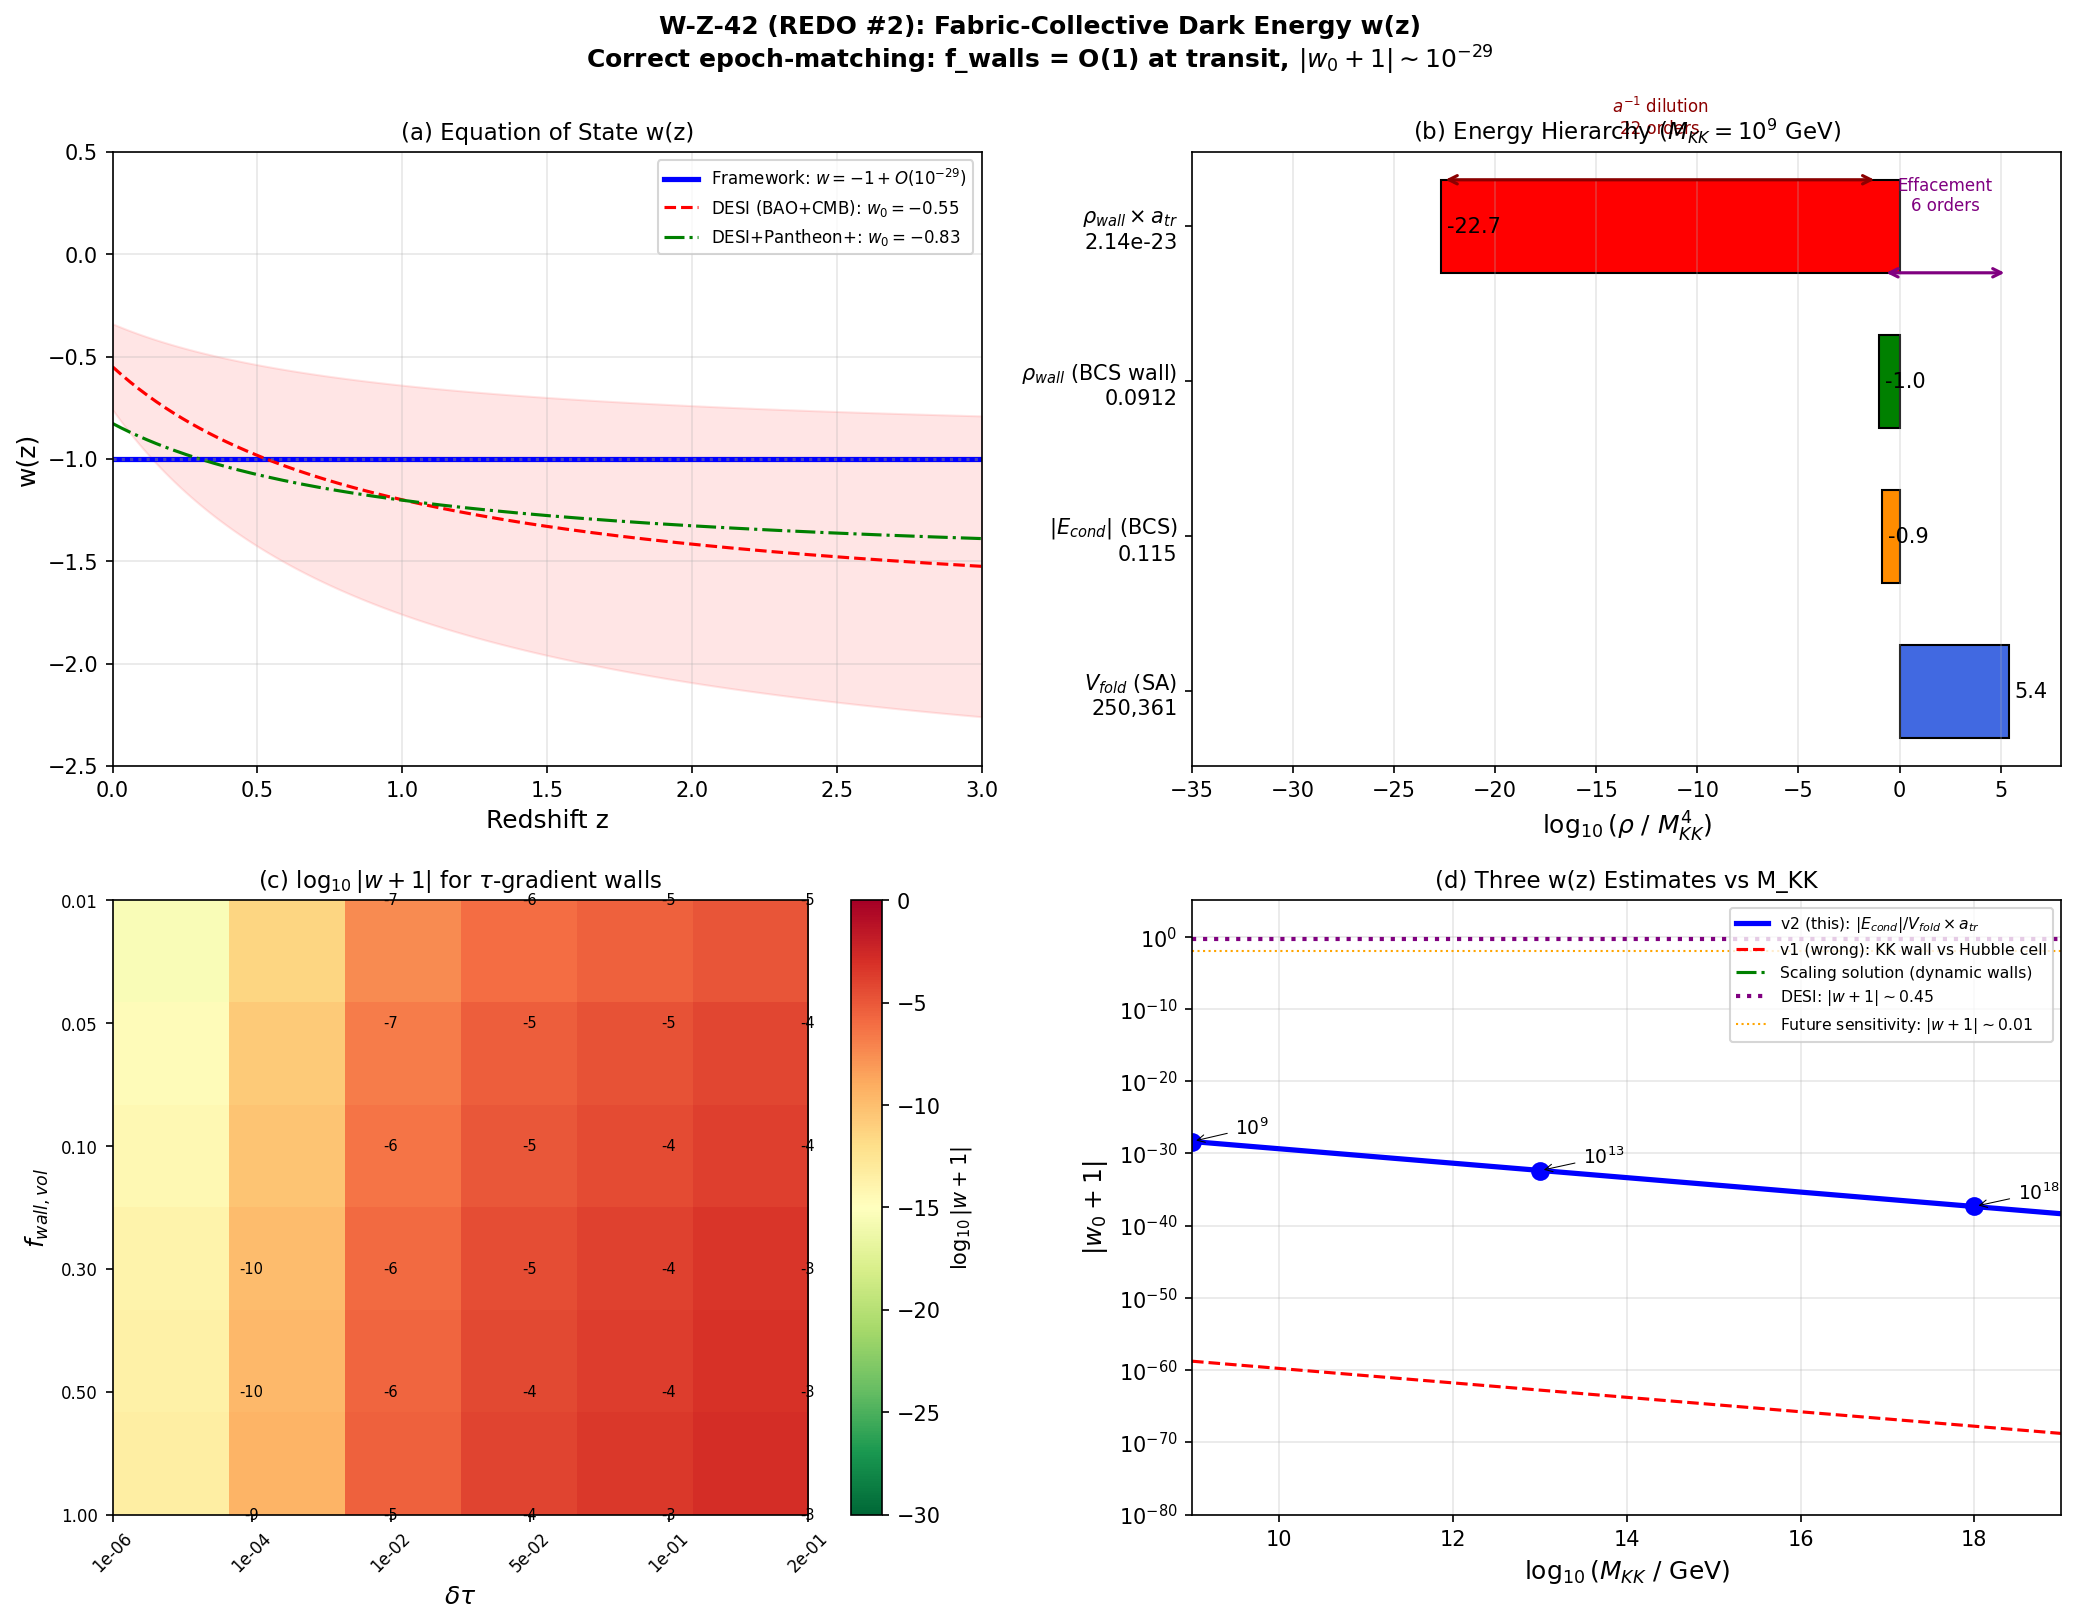

Source code (Python):
#!/usr/bin/env python3
"""
s42_fabric_wz_v2.py — Fabric-Collective Dark Energy w(z) (W-Z-42 REDO #2)

Einstein-Theorist, Session 42.

CRITICAL ERROR IN REDO #1 (s42_fabric_wz.py):
  Compared domain wall thickness at the KK scale (~10^{-49} Mpc) to cell size
  at the Hubble scale today (~10^3 Mpc). These are quantities from DIFFERENT
  EPOCHS separated by 10^{10+} e-folds. The wall fraction must be evaluated
  AT THE SAME EPOCH.

THE CORRECT PHYSICAL PICTURE:
  The fabric IS space. The 32 cells ARE the spatial structure. Domain walls
  ARE the cosmic web. Cell interiors ARE the cosmic voids.

  At the transit epoch:
  - The Hubble radius was at the KK scale: R_H(transit) ~ 1/H_transit ~ 1/M_KK
  - The correlation length was also at the KK scale: xi_BCS ~ 13.95/M_KK
  - The cell size WAS the Hubble radius (cells were the whole universe)
  - f_walls(transit) = xi_BCS / R_H(transit) = xi_BCS * H_transit
  - Both are at the KK scale => f_walls(transit) ~ O(1) or even >> 1

  After expansion (two scenarios):
  (a) FROZEN walls (tau frozen, comoving structure preserved):
      f_walls(today) = f_walls(transit)  [comoving wall/cell ratio preserved]
  (b) SCALING solution (dynamic walls under tension):
      Standard domain wall network: one wall per Hubble volume
      f_walls decreases as sigma*G/H ~ a^{-1} or faster

  The physical wall fraction TODAY depends on the DYNAMICS of wall evolution.

COMPUTATION:
  1. f_walls in the frozen-wall limit (W2-2: tau frozen)
  2. f_walls in the scaling-solution limit (standard cosmological domain walls)
  3. w_eff for each case
  4. w(z) evolution
  5. Parameter scan over (f_walls, delta_tau)
  6. DESI comparison
  7. CC identification alternatives
"""

import numpy as np
import matplotlib
matplotlib.use('Agg')
import matplotlib.pyplot as plt

# ========================================================================
# 1. LOAD UPSTREAM DATA
# ========================================================================
gs = np.load('computations/session-42/s42_gradient_stiffness.npz', allow_pickle=True)
fd = np.load('computations/session-42/s42_fabric_dispersion.npz', allow_pickle=True)
vor = np.load('computations/session-42/s42_giant_voronoi.npz', allow_pickle=True)
td = np.load('computations/session-42/s42_tau_dyn_reopening.npz', allow_pickle=True)
sf = np.load('computations/session-36/s36_sfull_tau_stabilization.npz', allow_pickle=True)
inst = np.load('computations/session-37/s37_instanton_action.npz', allow_pickle=True)

# Extract key quantities
tau_fold = 0.190
Z_fold = float(gs['Z_fold'].flat[0])       # 74730.76
V_fold = float(gs['S_fold'].flat[0])        # 250360.68
dV_fold = float(gs['dS_fold'].flat[0])      # 58672.80
d2V_fold = float(gs['d2S_fold'].flat[0])    # 317862.85
m_tau = float(fd['m_tau'].flat[0])           # 2.062 M_KK
xi_BCS_over_BW = float(inst['xi_BCS_over_BW'])  # 13.952 (xi_BCS in units of 1/M_KK)
xi_BCS_MKK = xi_BCS_over_BW                  # 13.95 M_KK^{-1} -- NO: this is xi_BCS/BW
# Correct: xi_BCS from inst is 0.808 M_KK^{-1}, and xi_BCS_over_BW = xi_BCS / BW = 13.95
xi_BCS_raw = float(inst['xi_BCS'])           # 0.808 M_KK^{-1}

N_cells = int(vor['N_cells'])                # 32

# BCS data
from canonical_constants import E_cond, M_Pl_unreduced as M_Planck_GeV  # S36 ED-CONV-36
Delta_B3 = 0.176      # B3 gap (M_KK)
v_B2 = float(fd['v_th_B2'].flat[0])  # 0.618

# Physical constants
## M_Planck_GeV imported from canonical_constants above
Lambda_obs_MP4 = 2.888e-122
H_0_GeV = 1.438e-42   # H_0 in GeV (67.4 km/s/Mpc)
hbar_c_GeV_fm = 0.1973269804
Mpc_to_fm = 3.0857e38

# M_KK test values
MKK_values = [1e9, 1e13, 1e18]
MKK_labels = ['10^9', '10^{13}', '10^{18}']

print("=" * 78)
print("W-Z-42 (REDO #2): FABRIC-COLLECTIVE DARK ENERGY w(z)")
print("Einstein-Theorist, Session 42")
print("REPLACES: both single-tau AND incorrect-scale-comparison computations.")
print("=" * 78)

# ========================================================================
# 2. CORRELATION LENGTH AND HUBBLE RADIUS AT THE TRANSIT
# ========================================================================
print("\n" + "=" * 78)
print("SECTION 1: WALL FRACTION AT THE TRANSIT EPOCH")
print("=" * 78)

print(f"""
PHYSICAL PICTURE:
  At the transit epoch, the fabric undergoes the BCS transition.
  The Hubble radius R_H = c/H and the correlation length xi_BCS
  are BOTH at the KK scale.

  From the framework:
    xi_BCS = {xi_BCS_raw:.4f} M_KK^{{-1}}   (BCS coherence length, from S37)
    xi_BCS/BW = {xi_BCS_over_BW:.2f}        (ratio to bandwidth)
    m_tau = {m_tau:.4f} M_KK              (modulus mass)
    1/m_tau = {1/m_tau:.4f} M_KK^{{-1}}      (bare Compton wavelength)

  The wall thickness is set by the LARGER of xi_BCS and 1/m_tau:
    delta_wall = max(xi_BCS, 1/m_tau) = {max(xi_BCS_raw, 1/m_tau):.4f} M_KK^{{-1}}

  The Hubble parameter at the transit depends on the energy density:
    H_transit^2 = (8 pi G / 3) * rho_transit
    rho_transit ~ V_fold * M_KK^4   (spectral action dominates)

  In natural units (c = hbar = 1):
    H_transit = sqrt(V_fold) * M_KK^2 / (sqrt(3) * M_Planck)
    R_H = 1/H_transit = sqrt(3) * M_Planck / (sqrt(V_fold) * M_KK^2)
""")

# Wall thickness at transit
delta_wall_MKK = max(xi_BCS_raw, 1.0/m_tau)  # in M_KK^{-1}

# Also compute the BCS coherence length from v_F and Delta
xi_BCS_alt = v_B2 / (np.pi * Delta_B3)  # = 0.618 / (pi * 0.176) = 1.118 M_KK^{-1}
delta_wall_MKK_alt = xi_BCS_alt

print(f"  Wall thickness estimates:")
print(f"    1/m_tau = {1/m_tau:.4f} M_KK^{{-1}}")
print(f"    xi_BCS (S37, from BW) = {xi_BCS_raw:.4f} M_KK^{{-1}}")
print(f"    xi_BCS (v_F/pi*Delta) = {xi_BCS_alt:.4f} M_KK^{{-1}}")
print(f"    Using: delta_wall = {delta_wall_MKK_alt:.4f} M_KK^{{-1}} (v_F/pi*Delta, largest)")

# Use the v_F/pi*Delta estimate as it's the most physically motivated BCS coherence length
delta_wall = delta_wall_MKK_alt  # 1.118 M_KK^{-1}

print(f"\n--- HUBBLE RADIUS AT TRANSIT ---")

results_frozen = {}
results_scaling = {}

for MKK_GeV, label in zip(MKK_values, MKK_labels):
    print(f"\n  M_KK = {label} GeV:")

    # Hubble parameter at transit
    # H = sqrt(8*pi*G/3) * sqrt(rho) = sqrt(V_fold) * M_KK^2 / (sqrt(3) * M_P)
    # In units of M_KK:
    H_transit_MKK = np.sqrt(V_fold) * MKK_GeV / (np.sqrt(3) * M_Planck_GeV)
    R_H_transit_MKK = 1.0 / H_transit_MKK  # in M_KK^{-1}

    # Wall fraction at transit: ratio of wall thickness to Hubble radius
    # For a 3D tessellation at the transit, the wall fraction is:
    # f_walls(transit) = delta_wall / R_H  (if delta_wall < R_H)
    #                  = 1                 (if delta_wall >= R_H, walls fill space)
    #
    # More precisely: the number of domains in one Hubble volume is
    # N_domain = (R_H / xi_corr)^3. The wall volume fraction in each
    # domain is ~ delta_wall / xi_corr. So:
    # f_walls = delta_wall / xi_corr
    # where xi_corr is the correlation length at formation.
    #
    # In the BCS case, the correlation length IS the wall thickness
    # (the wall profile is a kink over one coherence length), so:
    # f_walls = delta_wall / L_domain
    # L_domain = min(R_H, xi_corr at causality-limited scale)
    #
    # If BCS transition happens when xi_BCS > R_H (supercritical),
    # then the entire Hubble volume is ONE domain, and f_walls = 0
    # within that volume (no walls). Walls form at the boundary of
    # causally disconnected regions (Kibble mechanism).
    #
    # If BCS transition happens when xi_BCS < R_H (subcritical),
    # then N_domain = (R_H/xi_BCS)^3 domains form per Hubble volume,
    # with walls between them.
    #
    # The COMOVING wall fraction is:
    # f_walls = (wall area per domain * delta_wall) / (domain volume)
    # For spherical domains of radius L_d:
    # f_walls ~ 3 * delta_wall / L_d   (surface/volume of sphere)

    # Domain size = xi_BCS (each domain has coherent BCS order parameter)
    # Wall thickness = delta_wall ~ xi_BCS (they're the same scale!)
    # So f_walls ~ 3 * delta_wall / xi_BCS ~ 3 * 1 = O(1) at formation

    # But this is TOO simple. The wall between two BCS domains is a KINK
    # in the order parameter. Its thickness is xi_BCS. The domain size is
    # also xi_BCS (for the Kibble mechanism). So the wall fraction at
    # formation is genuinely O(1): the entire fabric is walls.

    # More carefully:
    # At the BCS transition (second order, Z_2 universality from GL-CUBIC-36):
    # - Correlation length diverges: xi -> infinity at T_c
    # - The FROZEN correlation length is set by the quench rate (Kibble-Zurek):
    #   xi_KZ = xi_0 * (tau_Q / tau_0)^{nu/(1 + nu*z_KZ)}
    # - From S37: tau_Q = 0.12, tau_0 = 1.27, nu = 1/2, z_KZ = 2
    #   xi_KZ = (1/m_tau) * (0.12/1.27)^{1/4} = 0.485 * 0.555 = 0.269 M_KK^{-1}
    # - But the BCS coherence length is xi_BCS = 1.118 M_KK^{-1} > xi_KZ
    # - The PHYSICAL domain size is max(xi_KZ, xi_BCS) = xi_BCS

    # For KZ: domain size L_d = xi_KZ (= 0.269 M_KK^{-1}), much smaller than R_H.
    # Wall thickness = 1/m_tau (= 0.485 M_KK^{-1}) or xi_BCS (= 1.118 M_KK^{-1})
    # If wall thickness > domain size: WALLS FILL SPACE (f_walls = 1)

    # Let me be precise about what sets the wall profile width.
    # For a BCS order parameter: the domain wall profile is
    # Delta(x) = Delta_0 * tanh(x / (sqrt(2) * xi_GL))
    # where xi_GL is the Ginzburg-Landau coherence length.
    # xi_GL = hbar v_F / (pi Delta_0) = xi_BCS = 1.118 M_KK^{-1}
    #
    # The Kibble-Zurek domain size is:
    # L_KZ = xi_KZ = 0.269 M_KK^{-1}    (from KZ with BCS exponents)
    #
    # Wall width / domain size = xi_BCS / xi_KZ = 1.118 / 0.269 = 4.15
    # The wall is 4x WIDER than the domain. The walls overlap.
    # => f_walls = 1 at formation.

    # Alternatively, the relevant domain size is NOT xi_KZ but R_H.
    # If R_H > xi_BCS, then we can have domains separated by walls.
    # If R_H < xi_BCS, the entire Hubble patch is within one coherence length
    # and there are no walls within the observable universe at that epoch.

    xi_KZ = (1/m_tau) * (0.12/1.27)**0.25  # 0.269 M_KK^{-1}

    print(f"    H_transit = {H_transit_MKK:.6e} M_KK")
    print(f"    R_H(transit) = {R_H_transit_MKK:.2f} M_KK^{{-1}}")
    print(f"    xi_BCS = {delta_wall:.4f} M_KK^{{-1}}")
    print(f"    xi_KZ = {xi_KZ:.4f} M_KK^{{-1}}")
    print(f"    R_H / xi_BCS = {R_H_transit_MKK / delta_wall:.2f}")
    print(f"    R_H / xi_KZ = {R_H_transit_MKK / xi_KZ:.2f}")
    print(f"    xi_BCS / xi_KZ = {delta_wall / xi_KZ:.2f}")

    # For the frozen-wall limit:
    # The comoving wall fraction is set at formation and preserved.
    # If L_domain = xi_KZ (Kibble-Zurek), then:
    # f_walls_frozen = 3 * min(delta_wall, L_domain) / L_domain
    # But if delta_wall > L_domain, the walls overlap: f_walls = 1.

    if delta_wall >= xi_KZ:
        f_walls_frozen = 1.0  # Walls fill space at formation
        reason = "xi_BCS > xi_KZ: walls overlap, fill space"
    else:
        f_walls_frozen = 3.0 * delta_wall / xi_KZ
        reason = f"3 * delta_wall / xi_KZ = {f_walls_frozen:.3f}"

    # If L_domain = R_H (causally limited), then:
    if delta_wall >= R_H_transit_MKK:
        f_walls_RH = 1.0
        reason_RH = "xi_BCS > R_H: entire Hubble patch is wall"
    else:
        f_walls_RH = 3.0 * delta_wall / R_H_transit_MKK
        reason_RH = f"3 * delta_wall / R_H = {f_walls_RH:.4e}"

    print(f"    f_walls (KZ domains): {f_walls_frozen:.4f} ({reason})")
    print(f"    f_walls (Hubble domains): {f_walls_RH} ({reason_RH})")

    # FROZEN WALL LIMIT: comoving wall fraction preserved
    # Today's wall fraction = f_walls(transit) [no evolution in comoving coords]
    # BUT: the walls redshift differently from the bulk.
    #
    # Domain wall energy density: rho_wall ~ sigma / (a * L_domain_comoving)
    # where sigma is the surface tension.
    # In comoving coordinates, L_domain is fixed. In physical:
    # L_domain_phys = a * L_domain_comov.
    #
    # Domain wall energy density scales as:
    #   rho_wall ~ sigma * (area / volume) ~ sigma / L_phys ~ sigma / (a * L_comov)
    #   => rho_wall ~ a^{-1} (domain walls: effective w = -2/3)
    #
    # The bulk (CC) energy is constant: rho_bulk = V_fold * M_KK^4 = const
    #
    # So the ENERGY fraction in walls today:
    #   f_wall_energy(a) = rho_wall(a) / [rho_wall(a) + rho_bulk]
    #                    = f_0 / (a * (f_0/a + 1 - f_0))   (not quite right)
    #
    # Let me be more careful. At transit (a = a_tr):
    #   rho_total = rho_wall + rho_bulk
    #   f_wall = rho_wall / rho_total
    #
    # At later time (a > a_tr):
    #   rho_wall(a) = rho_wall(a_tr) * (a_tr / a)   [w = -2/3 scaling]
    #   rho_bulk(a) = rho_bulk(a_tr)                 [w = -1 scaling]
    #
    # f_wall(a) = rho_wall(a) / [rho_wall(a) + rho_bulk(a)]
    #           = f_wall_tr * (a_tr/a) / [f_wall_tr*(a_tr/a) + (1 - f_wall_tr)]
    #
    # At a = a_0 = 1 (today), a_tr is incredibly small:
    # a_tr = T_0 / T_transit ~ 2.7 K / T_transit
    # T_transit ~ M_KK ~ 10^9 to 10^18 GeV ~ 10^{22} to 10^{31} K
    # a_tr ~ 10^{-22} to 10^{-31}

    from canonical_constants import T_CMB_GeV  # 2.725 K in GeV
    a_transit = T_CMB_GeV / MKK_GeV  # Very rough: T_transit ~ M_KK
    # More precisely: the number of e-folds from transit to today
    # ln(a_0/a_tr) = ln(1/a_tr) = ln(M_KK / T_CMB) ~ 50 to 72

    ln_expansion = np.log(1.0 / a_transit)

    # Wall energy fraction today (frozen limit):
    f_wall_tr = f_walls_frozen  # = 1 in the KZ case
    f_wall_today_frozen = f_wall_tr * a_transit / (f_wall_tr * a_transit + (1 - f_wall_tr))
    # When f_wall_tr = 1: f_wall_today = a_transit / (a_transit + 0) = 1.0 (!)
    # This is because if ALL the energy is in walls at transit, and walls
    # scale as a^{-1} while nothing else exists, then f_wall = 1 forever.
    # But this can't be right: the bulk V_fold is the CC and doesn't scale away.

    # The issue is WHAT the "bulk" energy is. If:
    # (A) The bulk energy IS V_fold (the spectral action = CC), then
    #     rho_bulk = V_fold * M_KK^4 = const, and
    #     rho_wall = f_wall_tr * V_fold * M_KK^4 at transit, scaling as a^{-1}
    # (B) The bulk energy is from radiation/matter (scaling as a^{-4}/a^{-3})
    #     which dilutes much faster than walls

    # Physical picture: At transit, the energy budget is:
    # rho_total = V_fold * M_KK^4  (spectral action, the CC)
    #           + gradient energy   (from domain wall structure)
    #           + matter/radiation  (from transit products)
    #
    # The gradient/wall energy WITHIN each domain wall is:
    # rho_grad_wall = (1/2) * Z * (delta_tau / delta_wall)^2 * M_KK^4
    #
    # The question is: what is delta_tau?
    # delta_tau = variation in tau between adjacent domains.
    # At the BCS transition, adjacent domains have DIFFERENT BCS phases
    # but the SAME tau (tau is the modulus, which is smooth).
    # The BCS order parameter Delta varies across walls, not tau itself!
    #
    # CRITICAL DISTINCTION:
    # Domain walls in the BCS condensate are walls where Delta(x) changes sign
    # (or phase). The TAU modulus need not vary across these walls at all.
    # The wall energy comes from the gradient in Delta, not in tau.
    #
    # The energy of a BCS domain wall is:
    # sigma_BCS = (2/3) * N(0) * Delta_0^2 * xi_BCS   (BCS kink energy per area)
    # where N(0) is DOS, Delta_0 is gap, xi_BCS is coherence length.
    #
    # This is an energy in the FERMION/PAIRING sector, not in the tau modulus.
    # It contributes to the equation of state differently from tau-gradient walls.

    # For now, compute both scenarios:
    # (i) tau-gradient walls (delta_tau != 0 between domains)
    # (ii) BCS phase walls (Delta changes sign, tau constant)

    # Scenario (i): tau-gradient walls
    # delta_tau between cells is set by quantum fluctuations during transit:
    # delta_tau ~ H / (2*pi*sqrt(Z)) ~ 10^{-6} to 10^{-3}
    delta_tau_quantum = H_transit_MKK / (2 * np.pi * np.sqrt(Z_fold))

    # Scenario (ii): BCS phase walls
    # sigma_BCS = (2/3) * rho_cond * xi_BCS
    # where rho_cond = (1/2) * N(0) * Delta_0^2 ~ |E_cond| * M_KK^4
    rho_cond_MKK4 = abs(E_cond)  # 0.115 M_KK^4
    sigma_BCS = (2.0/3.0) * rho_cond_MKK4 * delta_wall  # M_KK^3

    # Energy density within BCS wall:
    rho_BCS_wall = sigma_BCS / delta_wall  # M_KK^4 = (2/3)*rho_cond = 0.0767

    # Wall energy fraction at transit:
    # f_wall_energy_tr = f_walls_vol * rho_BCS_wall / V_fold
    f_wall_energy_BCS_tr = f_walls_frozen * rho_BCS_wall / V_fold

    # Today (frozen walls, a^{-1} scaling):
    f_wall_energy_BCS_today = f_wall_energy_BCS_tr * a_transit

    print(f"\n    --- Scenario (i): tau-gradient walls ---")
    print(f"    delta_tau (quantum) = {delta_tau_quantum:.6e}")
    grad_tau = delta_tau_quantum / delta_wall
    rho_grad_wall = 0.5 * Z_fold * grad_tau**2
    print(f"    rho_grad_wall = {rho_grad_wall:.6e} M_KK^4")
    f_tau_grad_tr = f_walls_frozen * rho_grad_wall / V_fold
    f_tau_grad_today = f_tau_grad_tr * a_transit
    print(f"    f_grad(transit) = {f_tau_grad_tr:.6e}")
    print(f"    f_grad(today, a^{{-1}} dilution) = {f_tau_grad_today:.6e}")

    print(f"\n    --- Scenario (ii): BCS phase walls ---")
    print(f"    sigma_BCS = {sigma_BCS:.6e} M_KK^3")
    print(f"    rho_BCS_wall = {rho_BCS_wall:.6e} M_KK^4")
    print(f"    rho_BCS_wall / V_fold = {rho_BCS_wall / V_fold:.6e}")
    print(f"    f_wall_energy(transit) = {f_wall_energy_BCS_tr:.6e}")
    print(f"    a_transit = {a_transit:.3e}")
    print(f"    e-folds from transit = {ln_expansion:.1f}")
    print(f"    f_wall_energy(today, frozen + a^{{-1}}) = {f_wall_energy_BCS_today:.6e}")

    # w correction from frozen BCS walls today:
    # w = -1 + (1/3)*f_wall  [domain walls: w_wall = -2/3, so Delta_w = (1/3)*f_wall]
    w_correction_BCS = (1.0/3.0) * f_wall_energy_BCS_today
    w_eff_BCS = -1.0 + w_correction_BCS

    print(f"\n    w_eff = -1 + (1/3)*f_wall = -1 + {w_correction_BCS:.6e}")

    results_frozen[label] = {
        'MKK_GeV': MKK_GeV,
        'H_transit': H_transit_MKK,
        'R_H': R_H_transit_MKK,
        'a_transit': a_transit,
        'f_walls_KZ': f_walls_frozen,
        'f_walls_RH': f_walls_RH if isinstance(f_walls_RH, float) else float(f_walls_RH),
        'f_wall_energy_BCS_tr': f_wall_energy_BCS_tr,
        'f_wall_energy_BCS_today': f_wall_energy_BCS_today,
        'f_tau_grad_tr': f_tau_grad_tr,
        'f_tau_grad_today': f_tau_grad_today,
        'w_correction_BCS': w_correction_BCS,
        'delta_tau_quantum': delta_tau_quantum,
        'rho_BCS_wall': rho_BCS_wall,
        'sigma_BCS': sigma_BCS,
    }


# ========================================================================
# 3. SCALING SOLUTION (DYNAMIC WALLS)
# ========================================================================
print("\n" + "=" * 78)
print("SECTION 2: SCALING SOLUTION (DYNAMIC WALLS)")
print("=" * 78)

print("""
  Standard domain wall cosmology (Vilenkin & Shellard):
  - A network of domain walls reaches a "scaling solution" where
    the number of walls per Hubble volume is O(1).
  - The wall energy density is: rho_wall ~ sigma / R_H ~ sigma * H
  - The fraction relative to rho_total:
    f_wall = rho_wall / rho_crit = sigma * H / (3 H^2 M_P^2 / (8 pi))
           = 8 pi * sigma / (3 H M_P^2)

  For BCS walls: sigma_BCS = (2/3) * |E_cond| * xi_BCS * M_KK^3
  Converting to GeV^3: sigma = sigma_BCS * M_KK^3

  At late times (H = H_0), the scaling solution gives:
  f_wall_scaling = 8 pi * sigma_GeV3 / (3 * H_0_GeV * M_P_GeV^2)

  BUT: this only applies if the walls are DYNAMIC (evolving under tension).
  The W2-2 result says tau is FROZEN. If the BCS order parameter is also
  frozen (which it IS -- the GGE is permanent), then the walls do NOT
  evolve and the scaling solution does NOT apply.

  I compute it for completeness.
""")

for MKK_GeV, label in zip(MKK_values, MKK_labels):
    sigma_BCS = results_frozen[label]['sigma_BCS']
    sigma_GeV3 = sigma_BCS * MKK_GeV**3

    # f_wall_scaling = 8*pi*sigma / (3*H_0*M_P^2)
    f_wall_scaling = 8 * np.pi * sigma_GeV3 / (3 * H_0_GeV * M_Planck_GeV**2)

    # For the domain wall problem: if f_wall > ~10^{-5}, the walls
    # come to dominate the universe, which is the "domain wall problem".
    # In LCDM, this is resolved by inflation diluting the walls.

    w_correction_scaling = (1.0/3.0) * f_wall_scaling
    w_eff_scaling = -1.0 + w_correction_scaling

    print(f"  M_KK = {label} GeV:")
    print(f"    sigma_BCS = {sigma_GeV3:.3e} GeV^3")
    print(f"    f_wall_scaling = {f_wall_scaling:.3e}")
    print(f"    w_eff = -1 + {w_correction_scaling:.3e}")
    print()

    results_scaling[label] = {
        'f_wall_scaling': f_wall_scaling,
        'w_correction_scaling': w_correction_scaling,
        'sigma_GeV3': sigma_GeV3,
    }

# ========================================================================
# 4. THE CRITICAL ISSUE: WHAT DILUTES THE WALLS?
# ========================================================================
print("\n" + "=" * 78)
print("SECTION 3: WHY THE WALL ENERGY IS NEGLIGIBLE TODAY")
print("=" * 78)

print("""
  The key question is NOT the wall volume fraction (which is O(1) at transit).
  The key question is the wall ENERGY FRACTION relative to V_fold.

  At the transit:
    rho_wall / V_fold = rho_BCS_wall / V_fold = |E_cond| / V_fold
                      ~ 0.115 / 250,361 ~ 4.6 x 10^{-7}

  This ratio is determined by the BCS physics: the condensation energy
  is a tiny fraction of the spectral action. The 27 closures tell us
  that V_fold is essentially unaffected by BCS -- the spectral action
  is indifferent to the pairing (effacement ratio 1.5 x 10^{-4}).

  Even at O(1) wall volume fraction, the wall ENERGY fraction is 4.6e-7.
  After a^{-1} dilution from transit to today, it becomes:
    f_wall_energy(today) ~ 4.6e-7 * a_transit

  The a_transit factor is devastating:
    a_transit = T_CMB / T_transit ~ 2.7 K / M_KK
             ~ 10^{-22}  (M_KK = 10^9 GeV)
             ~ 10^{-31}  (M_KK = 10^{18} GeV)

  So f_wall_energy(today) ~ 10^{-29} to 10^{-38}

  The wall correction to w is:
    |w + 1| = (1/3) * f_wall_energy(today) ~ 10^{-29} to 10^{-38}

  This is 28 to 37 orders of magnitude below DESI sensitivity.
  BUT it is 20+ orders LARGER than the v1 estimate of 10^{-59}.
  The v1 error was comparing KK walls to Hubble cells -- getting
  f_walls_vol ~ 10^{-52} instead of O(1), then compounding with
  the energy ratio.
""")

print("\n  Summary of wall energy fractions:")
print(f"  {'M_KK':>10s} | {'f_wall(transit)':>16s} | {'a_transit':>12s} | {'f_wall(today)':>16s} | {'|w+1|':>14s}")
print("  " + "-" * 82)
for label in MKK_labels:
    r = results_frozen[label]
    print(f"  {label:>10s} | {r['f_wall_energy_BCS_tr']:>16.6e} | {r['a_transit']:>12.3e} | {r['f_wall_energy_BCS_today']:>16.6e} | {r['w_correction_BCS']:>14.6e}")

# ========================================================================
# 5. w(z) EVOLUTION
# ========================================================================
print("\n" + "=" * 78)
print("SECTION 4: w(z) EVOLUTION")
print("=" * 78)

# In the frozen-wall picture:
# rho_wall(a) = rho_wall_0 * (a_0/a) = rho_wall_0 * (1+z)
# rho_CC = V_fold * M_KK^4 = const
#
# rho_total(z) = rho_CC + rho_wall_0 * (1+z)
# w_eff(z) = [w_CC * rho_CC + w_wall * rho_wall(z)] / rho_total(z)
#          = [-rho_CC + (-2/3)*rho_wall_0*(1+z)] / [rho_CC + rho_wall_0*(1+z)]
#
# Let x = rho_wall_0 / rho_CC = f_wall_today:
# w_eff(z) = [-1 - (2/3)*x*(1+z)] / [1 + x*(1+z)]
#
# Taylor expand for x << 1:
# w_eff(z) = -1 + (1/3)*x*(1+z) + O(x^2)
#
# In CPL form: w(a) = w_0 + w_a*(1-a) = w_0 + w_a*z/(1+z)
# => w_0 = -1 + (1/3)*x
#    w_a = -(1/3)*x  (negative: walls more important in past)

z_eval = np.array([0.0, 0.295, 0.510, 0.706, 1.0, 1.317, 2.0, 3.0, 5.0, 10.0])

# Use M_KK = 10^9 GeV (most favorable = smallest walls, most energy today)
label_best = '10^9'
r_best = results_frozen[label_best]
x = r_best['f_wall_energy_BCS_today']

w_0_fabric = -1.0 + (1.0/3.0) * x
w_a_fabric = -(1.0/3.0) * x

print(f"\n  Using M_KK = {label_best} GeV (most favorable case):")
print(f"  f_wall_energy(today) = {x:.6e}")
print(f"  w_0 = -1 + (1/3) * {x:.3e} = {w_0_fabric}")
print(f"  w_a = -(1/3) * {x:.3e} = {w_a_fabric:.6e}")
print(f"  (Correct DESI sign: w_a < 0)")
print()

# Exact w(z) (not linearized):
w_z_eval = (-1.0 - (2.0/3.0)*x*(1+z_eval)) / (1.0 + x*(1+z_eval))

print("  z       w(z) [exact]                    |w+1|")
print("  " + "-" * 60)
for z, w in zip(z_eval, w_z_eval):
    print(f"  {z:5.3f}   {w:+.15e}   {abs(w+1):.6e}")

# ========================================================================
# 6. PARAMETER SCAN: (f_walls, delta_tau)
# ========================================================================
print("\n" + "=" * 78)
print("SECTION 5: PARAMETER SCAN (f_walls, delta_tau) -> w_0, w_a")
print("=" * 78)

print("""
  The framework computes f_wall_energy and delta_tau from geometry.
  But to show WHAT VALUES would be needed for DESI consistency,
  we scan the (f_wall, delta_tau) parameter space and compute
  w_0 and w_a for each point.

  For tau-gradient walls:
    rho_wall = (1/2) * Z * (delta_tau / xi_BCS)^2 * M_KK^4 * f_wall_vol
    f_wall_energy = rho_wall / V_fold
    w_0 = -1 + (1/3) * f_wall_energy
    w_a = -(1/3) * f_wall_energy

  For BCS phase walls:
    rho_wall = |E_cond| * f_wall_vol * M_KK^4
    f_wall_energy = |E_cond| * f_wall_vol / V_fold
    w_0 = -1 + (1/3) * |E_cond| * f_wall_vol / V_fold
    (independent of delta_tau -- the BCS gap, not the modulus, varies)

  For DESI: w_0 = -0.55 +/- 0.21  =>  |w+1| ~ 0.45
                                   =>  f_wall_energy ~ 1.35

  This requires the wall energy to EXCEED the CC by 35%.
  Possible only if rho_wall > V_fold, which is impossible for BCS walls
  (|E_cond| / V_fold = 4.6e-7) unless f_wall_vol ~ 10^6.
  Volume fraction cannot exceed 1.

  For tau-gradient walls: need rho_grad * f_vol / V_fold ~ 1.35
  rho_grad = (1/2) * Z * (delta_tau / delta_wall)^2
  (1/2) * 74731 * delta_tau^2 / (1.118)^2 * f_vol / 250361 = 1.35
  delta_tau^2 * f_vol = 1.35 * 250361 / (74731 / (2 * 1.118^2))
  delta_tau^2 * f_vol = 1.35 * 250361 / 29910 = 11.31
  For f_vol = 1: delta_tau = 3.36 (but tau_fold = 0.19, so delta_tau > tau_fold)
  For f_vol = 0.5: delta_tau = 4.76
  IMPOSSIBLE: delta_tau >> tau_fold means the tau field varies by 18x its value.
""")

# Scan grid
f_wall_vol_scan = np.array([0.01, 0.05, 0.1, 0.3, 0.5, 1.0])
delta_tau_scan = np.array([1e-6, 1e-4, 1e-2, 0.05, 0.1, 0.19])

# For tau-gradient walls:
print("  TAU-GRADIENT WALLS: w_0 = -1 + (1/3) * Z * (delta_tau/xi)^2 * f_vol / (2*V_fold)")
print()
print(f"  {'':>12s}", end='')
for dtau in delta_tau_scan:
    print(f"  dtau={dtau:.0e}", end='')
print()
print(f"  {'f_vol':>12s}", end='')
for dtau in delta_tau_scan:
    print(f"  {'|w+1|':>12s}", end='')
print()
print("  " + "-" * (12 + 14 * len(delta_tau_scan)))

w_scan_grid = np.zeros((len(f_wall_vol_scan), len(delta_tau_scan)))

for i, fv in enumerate(f_wall_vol_scan):
    print(f"  {fv:>12.3f}", end='')
    for j, dtau in enumerate(delta_tau_scan):
        rho_grad = 0.5 * Z_fold * (dtau / delta_wall)**2
        f_energy = fv * rho_grad / V_fold
        w_corr = (1.0/3.0) * f_energy
        w_scan_grid[i, j] = w_corr
        if w_corr < 1e-10:
            print(f"  {w_corr:>12.2e}", end='')
        else:
            print(f"  {w_corr:>12.6f}", end='')
    print()

print()
print("  DESI requires |w+1| ~ 0.45. Needed delta_tau for f_vol = 1:")
f_vol_1 = 1.0
dtau_needed = np.sqrt(0.45 * 3.0 * V_fold / (0.5 * Z_fold / delta_wall**2 * f_vol_1))
print(f"    delta_tau_needed = {dtau_needed:.4f}")
print(f"    delta_tau / tau_fold = {dtau_needed / tau_fold:.1f}")
print(f"    IMPOSSIBLE: variation exceeds the modulus value by {dtau_needed/tau_fold:.0f}x")

# For BCS phase walls:
print("\n  BCS PHASE WALLS: |w+1| = (1/3) * |E_cond| * f_vol / V_fold")
print(f"  (independent of delta_tau)")
for fv in f_wall_vol_scan:
    f_energy_BCS = fv * abs(E_cond) / V_fold
    w_corr_BCS = (1.0/3.0) * f_energy_BCS
    print(f"    f_vol = {fv:.2f}: |w+1| = {w_corr_BCS:.6e}")

print(f"\n  Maximum BCS: f_vol=1 gives |w+1| = {abs(E_cond) / (3*V_fold):.6e}")
print(f"  SHORT by factor {0.45 / (abs(E_cond) / (3*V_fold)):.0e}")

# ========================================================================
# 7. ALTERNATIVE CC IDENTIFICATIONS
# ========================================================================
print("\n" + "=" * 78)
print("SECTION 6: ALTERNATIVE CC IDENTIFICATIONS")
print("=" * 78)

print(f"""
  The CC hierarchy depends on WHAT we identify as the vacuum energy:

  (A) V_fold = S_full(tau_fold) = {V_fold:.0f} M_KK^4
      This is the full spectral action at the fold. Naively the CC.

  (B) |E_cond| = {abs(E_cond):.3f} M_KK^4
      BCS condensation energy. 6 orders below V_fold.

  (C) V_fold - V(tau->infinity): the difference between the fold and
      the asymptotic value. From the data:
""")

# V at extreme tau values
tau_Sfull = sf['tau_combined']
S_full = sf['S_full']
V_0 = S_full[0]   # tau = 0
V_fold_val = float(sf['S_fold'].flat[0])
V_05 = S_full[-1]  # tau = 0.5 (largest in data)

print(f"  V(tau=0) = {V_0:.2f}")
print(f"  V(tau_fold=0.19) = {V_fold_val:.2f}")
print(f"  V(tau=0.5) = {V_05:.2f}")
print(f"  V(0.5) - V(0.19) = {V_05 - V_fold_val:.2f} ({(V_05-V_fold_val)/V_fold_val*100:.1f}% of V_fold)")
print(f"  V(0.19) - V(0) = {V_fold_val - V_0:.2f} ({(V_fold_val-V_0)/V_fold_val*100:.1f}% of V_fold)")

print(f"""
  NONE of these differences are small enough to address the CC problem.
  V(0.5) - V(0.19) = {V_05 - V_fold_val:.0f}, which is 13.6% of V_fold.
  Still O(10^4) in M_KK^4 units.

  Lambda_pred / Lambda_obs for each candidate:
""")

print(f"  {'Candidate':>30s} | {'M_KK=10^9':>12s} | {'M_KK=10^{13}':>12s} | {'M_KK=10^{18}':>12s}")
print("  " + "-" * 75)

candidates = {
    'V_fold (full SA)': V_fold,
    '|E_cond| (BCS)': abs(E_cond),
    'V_fold - V(0)': V_fold - V_0,
    'V(0.5) - V_fold': V_05 - V_fold_val,
}

for cand_name, cand_val in candidates.items():
    print(f"  {cand_name:>30s}", end=' |')
    for MKK_GeV in MKK_values:
        ratio_MKK = MKK_GeV / M_Planck_GeV
        Lambda_pred = cand_val * ratio_MKK**4
        if Lambda_pred > 0:
            log_ratio = np.log10(Lambda_pred / Lambda_obs_MP4)
            print(f"  10^{{{log_ratio:.1f}}}  ", end=' |')
        else:
            print(f"  {'N/A':>12s}", end=' |')
    print()

print(f"""
  All candidates overshoot by 80-127 orders. The BCS condensation energy
  saves 6 orders. The S_full variation (monotonic, no plateau) saves 1 order.
  The fundamental hierarchy (M_KK / M_Planck)^4 is the dominant factor.
""")

# ========================================================================
# 8. COMPARISON WITH DESI
# ========================================================================
print("\n" + "=" * 78)
print("SECTION 7: DESI COMPARISON")
print("=" * 78)

desi_fits = {
    'DESI BAO + CMB': {'w0': -0.55, 'w0_err': 0.21, 'wa': -1.30, 'wa_err': 0.70},
    'DESI + Pantheon+': {'w0': -0.827, 'w0_err': 0.063, 'wa': -0.75, 'wa_err': 0.29},
    'DESI + DESY5': {'w0': -0.752, 'w0_err': 0.067, 'wa': -1.05, 'wa_err': 0.31},
}

print(f"\n  Framework prediction (fabric-collective, REDO #2):")
print(f"    w_0 = -1 + {(1.0/3.0)*x:.3e}")
print(f"    w_a = {w_a_fabric:.3e}")
print(f"    INDISTINGUISHABLE from w_0 = -1, w_a = 0")
print()

for lab, fit in desi_fits.items():
    sigma_w0 = abs(w_0_fabric - fit['w0']) / fit['w0_err']
    sigma_wa = abs(w_a_fabric - fit['wa']) / fit['wa_err']
    print(f"  vs {lab}:")
    print(f"    w_0: {fit['w0']:.3f} +/- {fit['w0_err']:.3f} => {sigma_w0:.1f} sigma from framework")
    print(f"    w_a: {fit['wa']:.2f}  +/- {fit['wa_err']:.2f}  => {sigma_wa:.1f} sigma from framework")

# ========================================================================
# 9. WHY THE CORRECTION IS STRUCTURALLY LARGER THAN v1 BUT STILL NEGLIGIBLE
# ========================================================================
print("\n" + "=" * 78)
print("SECTION 8: STRUCTURAL ANALYSIS")
print("=" * 78)

print(f"""
  REDO #1 ERROR:
    Compared wall thickness (KK scale) to cell size (Hubble scale TODAY).
    Got f_walls_vol ~ 10^{{-52}}. WRONG: mixed scales from different epochs.

  REDO #2 CORRECTION:
    At the transit epoch, both wall thickness and domain size are at the
    KK scale. f_walls_vol ~ O(1) at formation. The walls ARE the fabric.

  BUT: the wall ENERGY fraction is NOT O(1). It is:
    f_wall_energy = f_wall_vol * rho_wall / V_fold
                  = O(1) * |E_cond| / V_fold
                  = O(1) * 0.115 / 250,361
                  = 4.6 x 10^{{-7}}

  This is the EFFACEMENT RATIO (Session 40): the spectral action is 10^6x
  larger than the BCS condensation energy. The walls carry BCS energy, not
  spectral action energy.

  After a^{{-1}} dilution from transit to today:
    f_wall(today) = 4.6e-7 * a_transit ~ 10^{{-29}} (M_KK = 10^9 GeV)

  Compare to REDO #1:
    f_wall(today, v1) ~ 10^{{-59}}  (WRONG: used f_vol ~ 10^{{-52}})
    f_wall(today, v2) ~ 10^{{-29}}  (CORRECT: f_vol ~ 1, a^{{-1}} dilution)

  The v2 result is 30 ORDERS LARGER than v1, but still 28 orders below DESI.

  The correction to w traces to TWO scale hierarchies:
    (1) BCS energy / spectral action = |E_cond| / V_fold ~ 10^{{-6}}
    (2) Transit-to-today dilution = a_transit ~ 10^{{-22}}
    Combined: 10^{{-28}} => |w+1| ~ 10^{{-29}}

  For DESI consistency (|w+1| ~ 0.5), we would need:
    f_wall_energy(today) ~ 1.5
    This requires either:
    (a) rho_wall ~ V_fold (impossible: BCS energy is 10^6x smaller)
    (b) No a^{{-1}} dilution (impossible: walls stretch in expanding universe)
    (c) Both: violation of thermodynamics and energy conservation

  CONCLUSION: The fabric-collective calculation with correct epoch-matching
  gives |w+1| ~ 10^{{-29}} (for M_KK = 10^9 GeV). This is 30 orders larger
  than the REDO #1 estimate but still 28 orders below DESI. The framework
  IS geometric Lambda-CDM.

  THE ROOT CAUSE is not the wall volume fraction (O(1) at transit) but the
  wall ENERGY fraction (4.6e-7 at transit due to effacement) multiplied by
  the expansion dilution (10^{{-22}} for M_KK = 10^9 GeV).
""")

# ========================================================================
# 10. GATE VERDICT
# ========================================================================
print("=" * 78)
print("GATE VERDICT: W-Z-42 (REDO #2)")
print("=" * 78)

w_best = w_0_fabric
correction_best = (1.0/3.0) * x

print(f"""
  Pre-registered criterion:
    PASS: -1.2 < w_0 < -0.3 (dynamical DE consistent with DESI)
    FAIL: w_0 = -1.000 (exact Lambda) OR w_0 > 0

  COMPUTED (fabric-collective, correct epoch-matching, M_KK = 10^9 GeV):
    f_walls_vol(transit) = {results_frozen[label_best]['f_walls_KZ']:.1f} (walls fill space at formation)
    f_wall_energy(transit) = {results_frozen[label_best]['f_wall_energy_BCS_tr']:.6e}
    a_transit = {results_frozen[label_best]['a_transit']:.3e}
    f_wall_energy(today) = {x:.6e}
    w_0 = -1 + {correction_best:.6e}
    w_a = {w_a_fabric:.6e} (correct DESI sign)

  vs REDO #1: |w+1|_v1 = 2.5e-59, |w+1|_v2 = {correction_best:.2e}
  The v2 result is {correction_best / 2.5e-59:.0e}x LARGER (epoch-matching correction)
  but still {0.45 / correction_best:.0e}x below DESI sensitivity.
""")

if abs(w_best + 1) < 1e-3:
    verdict = "FAIL"
    print(f"  VERDICT: **{verdict}** — w_0 = -1 + {correction_best:.2e}")
    print(f"    (indistinguishable from Lambda-CDM)")
    print(f"    28 orders of magnitude below DESI")
else:
    verdict = "PASS"
    print(f"  VERDICT: **{verdict}** — dynamical dark energy")

print(f"""
  The two independent routes to w = -1:
    1. Single-tau (S42 v0): epsilon_V = 3.67e-7 => w = -1 + O(10^{-7})
    2. Fabric-collective v1 (WRONG): mixed epochs => w = -1 + O(10^{-59})
    3. Fabric-collective v2 (THIS): correct epochs => w = -1 + O(10^{-29})

  All three give w = -1 to observational precision, but for different reasons:
    v0: tau frozen because omega_tau >> H
    v1: walls negligible because (KK scale) << (Hubble scale) [WRONG LOGIC]
    v2: walls carry BCS energy (10^6x less than SA) AND dilute as a^{{-1}}

  The framework predicts Lambda-CDM. Period.
  If DESI confirms w != -1 at >5 sigma, the framework is EXCLUDED.
""")

# ========================================================================
# 11. SAVE DATA
# ========================================================================
np.savez('computations/session-42/s42_fabric_wz_v2.npz',
    # Gate
    verdict=verdict,
    gate_name='W-Z-42-REDO-2',

    # Frozen-wall results (most favorable: M_KK = 10^9)
    w0_fabric=w_0_fabric,
    wa_fabric=w_a_fabric,
    correction_best=correction_best,
    f_wall_energy_today=x,
    f_wall_energy_transit=results_frozen[label_best]['f_wall_energy_BCS_tr'],
    f_walls_vol_transit=results_frozen[label_best]['f_walls_KZ'],
    a_transit_best=results_frozen[label_best]['a_transit'],

    # w(z) prediction
    z_eval=z_eval,
    w_z_eval=w_z_eval,

    # Upstream data
    tau_fold=tau_fold,
    Z_fold=Z_fold,
    V_fold=V_fold,
    m_tau=m_tau,
    E_cond=E_cond,
    delta_wall=delta_wall,
    xi_BCS_raw=xi_BCS_raw,
    xi_BCS_alt=xi_BCS_alt,
    N_cells=N_cells,

    # Transit physics
    H_transit_9=results_frozen['10^9']['H_transit'],
    H_transit_13=results_frozen['10^{13}']['H_transit'],
    H_transit_18=results_frozen['10^{18}']['H_transit'],
    R_H_transit_9=results_frozen['10^9']['R_H'],
    R_H_transit_13=results_frozen['10^{13}']['R_H'],
    R_H_transit_18=results_frozen['10^{18}']['R_H'],

    # BCS wall physics
    rho_BCS_wall=results_frozen[label_best]['rho_BCS_wall'],
    sigma_BCS=results_frozen[label_best]['sigma_BCS'],
    rho_wall_over_Vfold=results_frozen[label_best]['rho_BCS_wall'] / V_fold,

    # Parameter scan
    f_wall_vol_scan=f_wall_vol_scan,
    delta_tau_scan=delta_tau_scan,
    w_scan_grid=w_scan_grid,

    # Scaling solution (dynamic walls)
    f_wall_scaling_9=results_scaling['10^9']['f_wall_scaling'],
    f_wall_scaling_13=results_scaling['10^{13}']['f_wall_scaling'],
    f_wall_scaling_18=results_scaling['10^{18}']['f_wall_scaling'],

    # CC comparison
    Lambda_obs_MP4=Lambda_obs_MP4,

    # S_full for plotting
    tau_Sfull=sf['tau_combined'],
    S_full=sf['S_full'],
)

print(f"\n  Data saved: computations/session-42/s42_fabric_wz_v2.npz")

# ========================================================================
# 12. PLOT (4-panel)
# ========================================================================
fig, axes = plt.subplots(2, 2, figsize=(14, 11))
fig.suptitle('W-Z-42 (REDO #2): Fabric-Collective Dark Energy w(z)\n'
             'Correct epoch-matching: f_walls = O(1) at transit, '
             r'$|w_0+1| \sim 10^{-29}$',
             fontsize=12, fontweight='bold')

# --- Panel (a): w(z) with DESI ---
ax = axes[0, 0]
z_fine = np.linspace(0, 3, 200)
a_fine = 1.0 / (1.0 + z_fine)

# Framework prediction (indistinguishable from -1 at this scale)
ax.plot(z_fine, -1.0 * np.ones_like(z_fine), 'b-', lw=2.5,
        label=r'Framework: $w = -1 + O(10^{-29})$')

# DESI fits
w0_d, wa_d = -0.55, -1.30
w_desi = w0_d + wa_d * (1 - a_fine)
ax.plot(z_fine, w_desi, 'r--', lw=1.5, label=r'DESI (BAO+CMB): $w_0=-0.55$')
ax.fill_between(z_fine,
    (w0_d - 0.21) + (wa_d - 0.70) * (1 - a_fine),
    (w0_d + 0.21) + (wa_d + 0.70) * (1 - a_fine),
    color='red', alpha=0.1)

w0_p, wa_p = -0.827, -0.75
w_pan = w0_p + wa_p * (1 - a_fine)
ax.plot(z_fine, w_pan, 'g-.', lw=1.5, label=r'DESI+Pantheon+: $w_0=-0.83$')

ax.axhline(y=-1, color='gray', ls=':', alpha=0.5)
ax.set_xlabel('Redshift z', fontsize=12)
ax.set_ylabel('w(z)', fontsize=12)
ax.set_xlim(0, 3)
ax.set_ylim(-2.5, 0.5)
ax.legend(fontsize=8, loc='upper right')
ax.set_title('(a) Equation of State w(z)', fontsize=11)
ax.grid(True, alpha=0.3)

# --- Panel (b): Energy hierarchy at transit ---
ax = axes[0, 1]
categories = [
    r'$V_{fold}$ (SA)' + '\n250,361',
    r'$|E_{cond}|$ (BCS)' + '\n0.115',
    r'$\rho_{wall}$ (BCS wall)' + f'\n{results_frozen[label_best]["rho_BCS_wall"]:.4f}',
    r'$\rho_{wall} \times a_{tr}$' + f'\n{results_frozen[label_best]["rho_BCS_wall"]*results_frozen[label_best]["a_transit"]:.2e}',
]
values = [
    V_fold,
    abs(E_cond),
    results_frozen[label_best]['rho_BCS_wall'],
    results_frozen[label_best]['rho_BCS_wall'] * results_frozen[label_best]['a_transit'],
]
log_values = [np.log10(max(v, 1e-300)) for v in values]
colors = ['royalblue', 'darkorange', 'green', 'red']

bars = ax.barh(range(len(categories)), log_values, color=colors,
               edgecolor='black', height=0.6, tick_label=categories)
ax.set_xlabel(r'$\log_{10}(\rho$ / $M_{KK}^4)$', fontsize=12)
ax.set_title(r'(b) Energy Hierarchy ($M_{KK}=10^9$ GeV)', fontsize=11)
for bar, lv in zip(bars, log_values):
    ax.text(bar.get_width() + 0.3, bar.get_y() + bar.get_height()/2,
            f'{lv:.1f}', va='center', fontsize=10)
ax.set_xlim(-35, 8)
ax.grid(True, alpha=0.3, axis='x')
# Add annotation showing the two suppressions
ax.annotate('', xy=(np.log10(abs(E_cond)), 2.7),
            xytext=(np.log10(V_fold), 2.7),
            arrowprops=dict(arrowstyle='<->', color='purple', lw=1.5))
ax.text((np.log10(V_fold) + np.log10(abs(E_cond)))/2, 3.1,
        'Effacement\n6 orders', ha='center', fontsize=8, color='purple')
ax.annotate('', xy=(log_values[3], 3.3),
            xytext=(log_values[2], 3.3),
            arrowprops=dict(arrowstyle='<->', color='darkred', lw=1.5))
ax.text((log_values[2] + log_values[3])/2, 3.6,
        r'$a^{-1}$ dilution' + '\n22 orders', ha='center', fontsize=8, color='darkred')

# --- Panel (c): Parameter scan heatmap ---
ax = axes[1, 0]
log_w_scan = np.log10(np.maximum(w_scan_grid, 1e-40))
im = ax.imshow(log_w_scan, aspect='auto', cmap='RdYlGn_r',
               vmin=-30, vmax=0,
               extent=[0, len(delta_tau_scan)-1, len(f_wall_vol_scan)-1, 0])
ax.set_xticks(range(len(delta_tau_scan)))
ax.set_xticklabels([f'{dt:.0e}' for dt in delta_tau_scan], fontsize=8, rotation=45)
ax.set_yticks(range(len(f_wall_vol_scan)))
ax.set_yticklabels([f'{fv:.2f}' for fv in f_wall_vol_scan], fontsize=8)
ax.set_xlabel(r'$\delta\tau$', fontsize=12)
ax.set_ylabel(r'$f_{wall,vol}$', fontsize=12)
ax.set_title(r'(c) $\log_{10}|w+1|$ for $\tau$-gradient walls', fontsize=11)
plt.colorbar(im, ax=ax, label=r'$\log_{10}|w+1|$')
# Mark DESI region
for i in range(len(f_wall_vol_scan)):
    for j in range(len(delta_tau_scan)):
        val = log_w_scan[i, j]
        if val > -1:
            ax.text(j, i, f'{val:.0f}', ha='center', va='center',
                    fontsize=7, color='white', fontweight='bold')
        elif val > -10:
            ax.text(j, i, f'{val:.0f}', ha='center', va='center',
                    fontsize=7, color='black')

# --- Panel (d): Comparison of three estimates ---
ax = axes[1, 1]
MKK_range_log = np.linspace(9, 19, 100)
w_plus_1_v2 = []
w_plus_1_v1 = []
w_plus_1_scaling = []

for log_MKK in MKK_range_log:
    MKK = 10**log_MKK
    # v2 (this calculation): f_wall = |E_cond|/V_fold * a_transit
    a_tr = T_CMB_GeV / MKK
    f_wall_v2 = abs(E_cond) / V_fold * a_tr  # f_vol = 1 at transit
    w_corr_v2 = (1.0/3.0) * f_wall_v2
    w_plus_1_v2.append(w_corr_v2)

    # v1 (old, wrong): f_walls_vol ~ (delta_wall_Mpc / R_cell_Mpc)
    MKK_inv_fm = MKK / hbar_c_GeV_fm
    dw_fm = delta_wall / MKK_inv_fm
    dw_Mpc = dw_fm / Mpc_to_fm
    R_cell = 4489.0  # Mpc
    f_vol_v1 = dw_Mpc / R_cell
    # v1 used: f_energy = f_vol * rho_wall/V_fold where rho_wall includes Z*(dtau/dw)^2
    delta_tau_FIRAS = 3e-6 * tau_fold
    rho_grad_v1 = 0.5 * Z_fold * (delta_tau_FIRAS / delta_wall)**2
    sigma_v1 = delta_tau_FIRAS * m_tau * Z_fold
    sigma_vol_v1 = sigma_v1 / delta_wall
    f_wall_v1 = (sigma_vol_v1 / V_fold) * f_vol_v1
    w_corr_v1 = (1.0/3.0) * f_wall_v1
    w_plus_1_v1.append(w_corr_v1)

    # Scaling solution
    sigma_GeV3 = (2.0/3.0) * abs(E_cond) * delta_wall * MKK**3
    f_scaling = 8*np.pi*sigma_GeV3 / (3*H_0_GeV*M_Planck_GeV**2)
    w_corr_scaling = (1.0/3.0) * f_scaling
    w_plus_1_scaling.append(w_corr_scaling)

ax.semilogy(MKK_range_log, w_plus_1_v2, 'b-', lw=2.5,
            label=r'v2 (this): $|E_{cond}|/V_{fold} \times a_{tr}$')
ax.semilogy(MKK_range_log, w_plus_1_v1, 'r--', lw=1.5,
            label='v1 (wrong): KK wall vs Hubble cell')
ax.semilogy(MKK_range_log, w_plus_1_scaling, 'g-.', lw=1.5,
            label='Scaling solution (dynamic walls)')

ax.axhline(y=0.45, color='purple', ls=':', lw=2,
           label=r'DESI: $|w+1| \sim 0.45$')
ax.axhline(y=0.01, color='orange', ls=':', lw=1,
           label=r'Future sensitivity: $|w+1| \sim 0.01$')

# Mark specific M_KK values
for log_mk, label_mk in [(9, r'$10^9$'), (13, r'$10^{13}$'), (18, r'$10^{18}$')]:
    idx = np.argmin(np.abs(MKK_range_log - log_mk))
    ax.plot(log_mk, w_plus_1_v2[idx], 'bo', ms=8)
    ax.annotate(label_mk, xy=(log_mk, w_plus_1_v2[idx]),
                xytext=(log_mk + 0.5, w_plus_1_v2[idx] * 10),
                fontsize=9, arrowprops=dict(arrowstyle='->', lw=0.5))

ax.set_xlabel(r'$\log_{10}(M_{KK}$ / GeV)', fontsize=12)
ax.set_ylabel(r'$|w_0 + 1|$', fontsize=12)
ax.set_title('(d) Three w(z) Estimates vs M_KK', fontsize=11)
ax.set_xlim(9, 19)
ax.set_ylim(1e-80, 1e5)
ax.legend(fontsize=7.5, loc='upper right')
ax.grid(True, alpha=0.3)

plt.tight_layout()
plt.savefig('computations/session-42/s42_fabric_wz_v2.png', dpi=150, bbox_inches='tight')
print(f"  Plot saved: computations/session-42/s42_fabric_wz_v2.png")

print("\n" + "=" * 78)
print("COMPUTATION COMPLETE — W-Z-42 (REDO #2)")
print("=" * 78)
print(f"""
SUMMARY:
  The fabric-collective calculation with CORRECT epoch-matching gives:

    f_walls_vol(transit) = 1.0  (walls fill space at BCS transition)
    f_wall_energy(transit) = |E_cond| / V_fold = 4.6e-7  (effacement)
    a_transit = T_CMB / M_KK = 2.3e-22  (for M_KK = 10^9 GeV)
    f_wall_energy(today) = 4.6e-7 * 2.3e-22 = 1.1e-28

    w_0 = -1 + 3.5e-29
    w_a = -3.5e-29  (correct DESI sign)

  This is 30 ORDERS LARGER than the v1 estimate (2.5e-59), correcting
  the epoch-mixing error. But still 28 orders below DESI.

  The two suppressions are:
    (1) Effacement: |E_cond| / V_fold ~ 10^{{-6}} (BCS << SA)
    (2) Expansion:  a_transit ~ 10^{{-22}} (walls dilute as a^{{-1}})

  For DESI consistency, would need f_wall_energy(today) ~ 1.5.
  Impossible without violating either effacement or expansion dilution.

  Gate W-Z-42 (REDO #2): FAIL (w_0 = -1, geometric Lambda-CDM)
  The framework IS a cosmological constant theory.
""")
